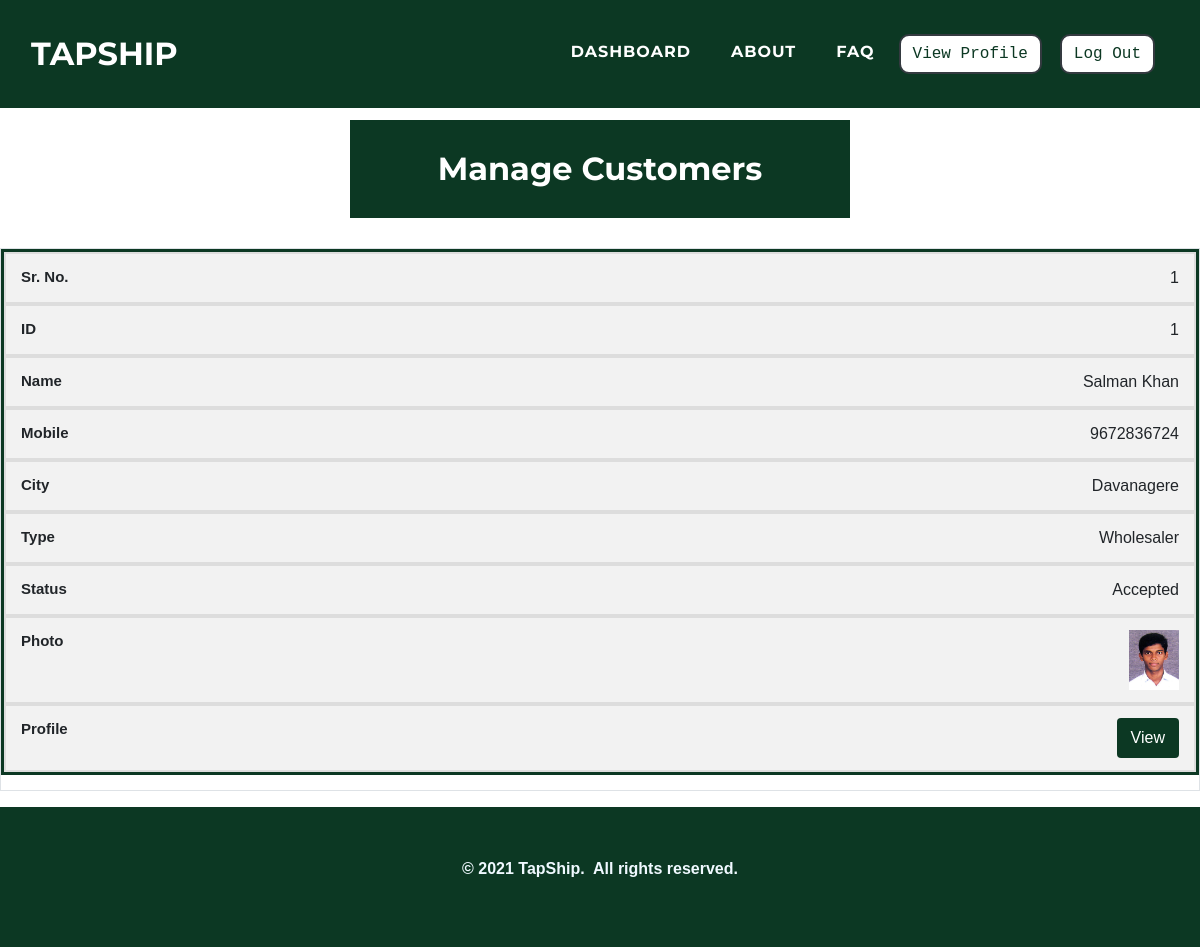
/admin/managecustomer.php (signed in), run on the app's committed database.
### tables this page shows
CREATE TABLE `customer` (
  `c_id` int(11) NOT NULL,
  `c_name` varchar(100) NOT NULL,
  `c_mobile` varchar(25) NOT NULL,
  `c_contactname` varchar(50) NOT NULL DEFAULT '',
  `c_gender` varchar(25) NOT NULL,
  `c_age` varchar(10) NOT NULL,
  `c_street` varchar(50) NOT NULL,
  `c_city` varchar(25) NOT NULL,
  `c_state` varchar(25) NOT NULL,
  `c_pincode` varchar(10) NOT NULL,
  `c_type` varchar(25) NOT NULL,
  `c_registration` varchar(100) NOT NULL DEFAULT '',
  `c_aadhar` varchar(25) NOT NULL DEFAULT '',
  `c_aadharpdf` varchar(100) NOT NULL DEFAULT '',
  `c_pan` varchar(25) NOT NULL,
  `c_panpdf` varchar(100) NOT NULL,
  `c_photo` varchar(100) NOT NULL,
  `c_password` varchar(25) NOT NULL,
  `c_approve` varchar(100) NOT NULL,
  `c_tsv_otp` varchar(10) NOT NULL DEFAULT '',
  `c_tsv_validity` varchar(50) NOT NULL DEFAULT '',
  `c_temppass` varchar(50) NOT NULL DEFAULT ''
);

### admin/managecustomer.php (the view, shortened to what this page needs)
<?php
$res = $_SESSION["sessionid"];
$a_name = $res;
?>
<!DOCTYPE html>
<html>
<head>
    <link rel="stylesheet" href="../assets/bootstrap/css/bootstrap.min.css">
    <link rel="stylesheet" href="../assets/fonts/font-awesome.min.css">
    <link rel="stylesheet" href="../assets/fonts/ionicons.min.css">
    <link rel="stylesheet" href="../assets/css/Article-List.css">
    <link rel="stylesheet" href="../assets/css/Features-Boxed.css">
    <link rel="stylesheet" href="../assets/css/Footer-Dark.css">
    <link rel="stylesheet" href="../assets/css/Highlight-Blue.css">
    <link rel="stylesheet" href="https://cdnjs.cloudflare.com/ajax/libs/animate.css/3.5.2/animate.min.css">
    <link rel="stylesheet" href="https://cdnjs.cloudflare.com/ajax/libs/aos/2.2.0/aos.css">
    <link rel="stylesheet" href="../assets/css/Login-Form-Clean.css">
    <link rel="stylesheet" href="../assets/css/table-style.css" />
</head>
<body id="page-top">
    <nav class="navbar navbar-light navbar-expand-lg fixed-top text-uppercase" id="mainNav" style="background: #0c3823;">
        <div class="container-fluid">
            <a class="navbar-brand js-scroll-trigger" data-bs-hover-animate="pulse" href="../index.php" style="font-family: Montserrat, sans-serif;">TAPSHIP</a>
            <div class="collapse navbar-collapse" id="navbarResponsive">
                <ul class="nav navbar-nav ml-auto">
                    <li class="nav-item mx-0 mx-lg-1"><a class="nav-link py-3 px-0 px-lg-3 rounded js-scroll-trigger" data-bs-hover-animate="pulse" href="index.php" style="filter: contrast(100%) grayscale(0%) hue-rotate(0deg) invert(0%) sepia(0%);">DASHBOARD</a></li>
                    <li class="nav-item mx-0 mx-lg-1"><a class="nav-link py-3 px-0 px-lg-3 rounded js-scroll-trigger" data-bs-hover-animate="pulse" href="../about.php">ABOUT</a></li>
                    <li class="nav-item mx-0 mx-lg-1"><a class="nav-link py-3 px-0 px-lg-3 rounded js-scroll-trigger" data-bs-hover-animate="pulse" href="../faq.php">FAQ</a></li>
                    <li class="nav-item mx-0 mx-lg-1"><a href="updateprofile.php?a_name=<?php echo $a_name; ?>"><button class="btn btn-dark text-monospace" data-bs-hover-animate="pulse" type="button" style="margin: 10px;background: rgb(255,255,255);color: #0c3823;margin-left: 0;border-radius: 10px;">View Profile</button></a></li>
                    <li class="nav-item mx-0 mx-lg-1"><a href="../admin/logout-script.php"><button class="btn btn-dark text-monospace" data-bs-hover-animate="pulse" type="button" style="margin: 10px;background: rgb(255,255,255);color: #0c3823;margin-left: 0;border-radius: 10px;">Log Out</button></a></li>
                </ul>
            </div>
        </div>
    </nav>
    <div class="features-boxed">
        <div class="container-fluid" style="background: #ffffff;">
            <div class="intro" style="background: #0c3823;margin-top: 120px;margin-bottom: 30px;">
                <h2 class="text-center" data-aos="fade" style="color: rgb(255,255,255);padding: 30px;margin-bottom: 0px;">Manage Customers</h2>
            </div>
        </div>
    </div>
    <table id="tabledata" class=" table table-striped table-hover table-bordered">
        <?php
         $con = mysqli_connect("localhost", "root", "", "tapship");
        $q = "select c_id, c_name, c_mobile, c_city, c_type, c_approve, c_photo from customer where c_id!=0 ORDER BY c_id DESC";
        $query = mysqli_query($con, $q);
        $c = 1;
        while ($res = mysqli_fetch_array($query)) {
        ?>
            <tr class="text-center">
                <td data-label="Sr. No."> <?php echo $c;
                                            $c += 1 ?> </td>
                <td data-label="ID"> <?php echo $res['c_id']; ?> </td>
                <td data-label="Name"> <?php echo $res['c_name'];  ?> </td>
                <td data-label="Mobile"> <?php echo $res['c_mobile'];  ?> </td>
                <td data-label="City"> <?php echo $res['c_city'];  ?> </td>
                <td data-label="Type"> <?php echo $res['c_type'];  ?> </td>
                <td data-label="Status"> <?php if ($res['c_approve'] == "1") {
                                                echo "No Action";
                                            } else if ($res['c_approve'] == "2") {
                                                echo " Accepted";
                                            } else if ($res['c_approve'] == "3") {
                                                echo "Review";
                                            } else if ($res['c_approve'] == "4") {
                                                echo "Rejected";
                                            } else if ($res['c_approve'] == "5") {
                                                echo "Resubmitted";
                                            }  ?> </td>
                <td data-label="Photo"> <img src="../customers/<?php echo $res['c_photo'];  ?>" width="50" height="60"> </td>
                <td data-label="Profile"> <button class="btn" style="background-color:#0c3823;"> <a href="customerprofile.php?c_mobile=<?php echo $res['c_mobile']; ?>" class="text-white"> View </a> </button> </td>
            </tr>
        <?php
        }
        ?>
    </table>
    <div class="footer-dark" style="background: rgb(12,56,35);">
        <footer>
            <div class="container-fluid">
                <p style="text-align: center;"><strong>© 2021 TapShip.&nbsp; All rights reserved.</strong><br></p>
            </div>
        </footer>
    </div>
</body>
</html>

### assets/css/Features-Boxed.css (style rules this page uses)
.features-boxed { color: #313437; background-color: #eef4f7; }
.features-boxed h2 { font-weight: bold; margin-bottom: 40px; padding-top: 40px; color: inherit; }
.features-boxed .intro { font-size: 16px; max-width: 500px; margin: 0 auto; }

### assets/css/Footer-Dark.css (style rules this page uses)
.footer-dark { padding: 50px 0; bottom: 0; color: #f0f9ff; background-color: #282d32; }

### assets/css/table-style.css (style rules this page uses)
body { margin:0; font-family: sans-serif; }
* { box-sizing: border-box; }
.table { width: 100%; border-collapse: collapse; }
.table td,.table th { padding:12px 15px; border:2px solid #ddd; text-align: center; font-size:16px; }
@media (max-width: 1410px) { .table, .table tbody, .table tr, .table td { display: block; width: 100%; } }
@media (max-width: 1410px) { table tr { margin-bottom: 15px; border: 3px solid #0c3823; } }
@media (max-width: 1410px) { .table td { text-align: right; padding-left: 50%; text-align: right; position: relative; } }
@media (max-width: 1410px) { .table td::before { content: attr(data-label); position: absolute; left:0; width: 50%; padding-left:15px; font-size:15px; font-weight: bold; text-align: left; } }

### data on the page
customer: c_id "1", c_name "Salman Khan", c_mobile "9672836724", c_city "Davanagere", c_type "Wholesaler", c_approve "Accepted", c_photo (picture)
